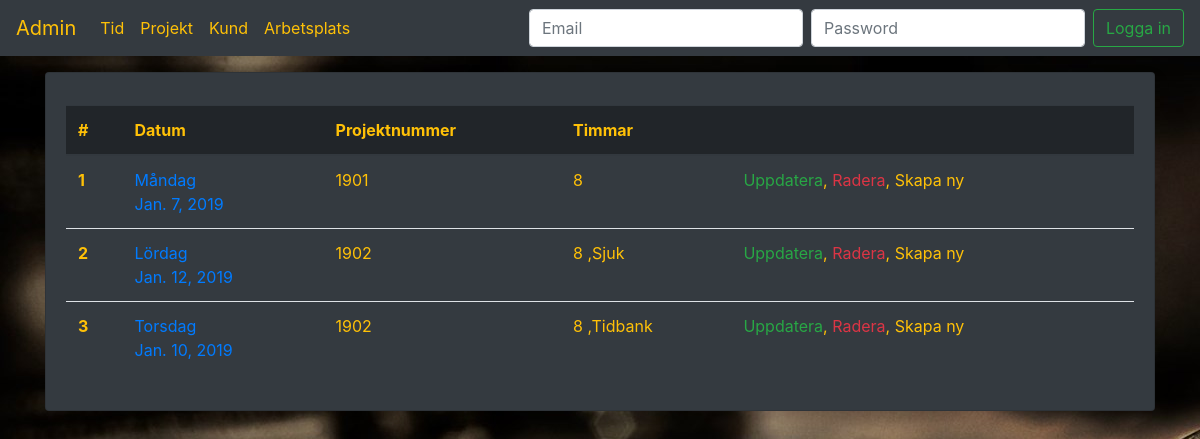
The app's page /tid/list/, older data.
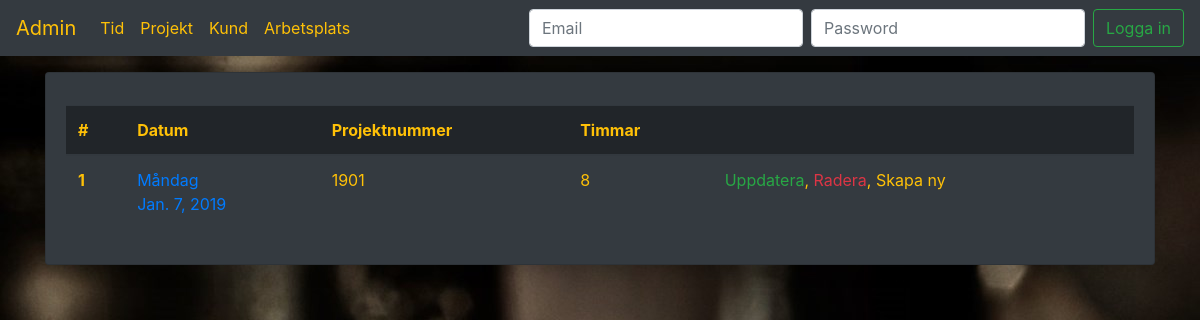
The same page, newer data.
### tid_rapport/models.py (models this page shows, shortened)
class Tid(models.Model):
    datum = models.DateField()
    projektnr = models.ForeignKey("Projekt", on_delete=models.CASCADE)
    timmar = models.IntegerField(default=0)
    arbete = models.BooleanField(default=True)
    sjuk = models.BooleanField(default=False)
    tidbank = models.BooleanField(default=False)
    def get_weekday(self):
        weekday = datetime.date.weekday(self.datum)
        if weekday == 0:
            return "Måndag"
        elif weekday == 1:
            return "Tisdag"
        elif weekday == 2:
            return "Onsdag"
        elif weekday == 3:
            return "Torsdag"
        elif weekday == 4:
            return "Fredag"
        elif weekday == 5:
            return "Lördag"
        elif weekday == 6:
            return "Söndag"
    def get_absolute_url(self):
        return reverse("tid_rapport:tid_detail", kwargs={"pk": self.pk})

class Projekt(models.Model):
    projektnr = models.IntegerField(default=1900)
    arbetsplats = models.ForeignKey("Arbetsplats", on_delete=models.CASCADE, null=True)
    kund = models.ForeignKey("Kund", on_delete=models.CASCADE, null=True)
    def __str__(self):
        return str(self.projektnr)

### tid_rapport/views.py (the view)
# urls.py: path("tid/list/", TidList.as_view(), name="tid_list"),
class TidList(ListView):
    template_name = "tid/tid_list.html"
    model = Tid
    context_object_name = "tider"

### tid_rapport/templates/tid/tid_list.html (shortened to what this page needs)
{% extends 'base.html' %}
    {% block body_block %}
        <table class="table table-hover">
            <thead class="thead-dark">
                <tr>
                    <th class="text-warning" scope="col">#</th>
                    <th class="text-warning" scope="col">Datum</th>
                    <th class="text-warning" scope="col">Projektnummer</th>
                    <th class="text-warning" scope="col">Timmar</th>
                    <th class="text-warning" scope="col"></th>
                </tr>
            </thead>
            <tbody>
                {% for tid in tider %}
                    <tr>
                        <th scope="col">{{ forloop.counter }}</th>
                        <td><a href="{{ tid.get_absolute_url }}">{{ tid.get_weekday }}<br>{{ tid.datum }}</a></td>
                        <td>{{ tid.projektnr }}</td>
                        <td>{{ tid.timmar }}
                            {% if tid.sjuk %}
                                ,Sjuk
                            {% elif tid.tidbank %}
                                ,Tidbank
                            {% endif %}
                        </td>
                        <td><a class="text-success" href="{{ tid.get_absolute_url }}update/">Uppdatera</a>,
                            <a class="text-danger" href="{{ tid.get_absolute_url }}delete/">Radera</a>,
                            <a class="text-warning" href="{% url 'tid_rapport:tid_create' %}">Skapa ny</a>
                        </td>
                    </tr>
                {% endfor %}
            </tbody>
        </table>
    {% endblock %}

Row changes from the older to the newer data that the page shows:
removed Tid: get_weekday "Lördag", datum "Jan. 12, 2019", projektnr "1902", timmar "8", sjuk ",Sjuk"
removed Tid: get_weekday "Torsdag", datum "Jan. 10, 2019", projektnr "1902", timmar "8", sjuk ",Tidbank"
